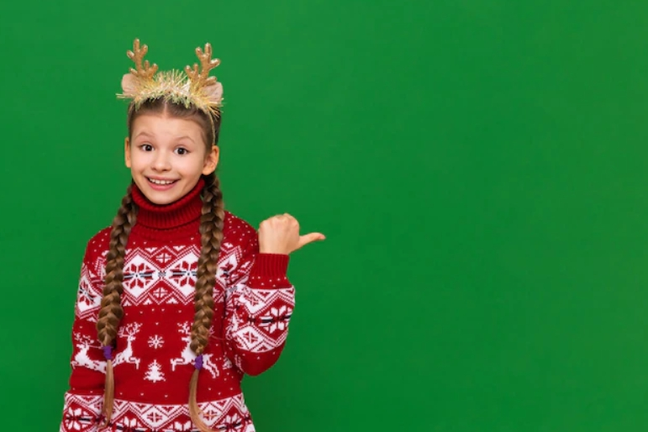
#> input picture DIP实验5/green.png, 648 x 432 px, shrunk from 771 x 514 before the run
$ python extract_and_merge.py
#> lines starting #> are read from the running program, lines starting #| are printed output that depends on the picture; after the words box and inside, x2 and y2 are one past the last pixel; in counts of white or black regions, pixels touching at a corner belong together
# 任务3
# 编程将green图片中的人物抠出，并融合到tree图片中，力求融合结果自然

import cv2
import numpy as np

# 扣人物的函数
def extract_person(green_filename):
    # 提取照片
#> called with green_filename = 'green.png'
    image = cv2.imread(green_filename, cv2.IMREAD_COLOR)
#> image is the input picture: shape (432, 648, 3); mean B, G, R 55.5, 117.9, 46
    # 转化为hsv
    hsv = cv2.cvtColor(image, cv2.COLOR_BGR2HSV)
#> hsv: shape (432, 648, 3); mean H, S, V 77.6, 210.4, 134.6

    # 定义绿色的HSV阈值范围
    # H（Hue）色调：表示颜色的基本色调，范围为 0 到 180，绿色的色调大概在 35 到 85 之间。
    lower_green = np.array([35, 40, 40])
    # 这是定义绿色的最低 HSV 值。35表示色调的最小值，对应于绿色的下限。
    # 40表示饱和度的最小值，表示提取饱和度至少为40的绿色。40表示亮度的最小值，提取亮度至少为40的绿色部分。
    upper_green = np.array([85, 255, 255])
    # 这是定义绿色的最高HSV值。85表示色调的最大值，对应于绿色的上限。
    # 255表示饱和度的最大值，表示可以提取饱和度为255的绿色。255表示亮度的最大值，表示可以提取最亮的绿色。

    # 提取绿色区域
    mask_green = cv2.inRange(hsv, lower_green, upper_green)
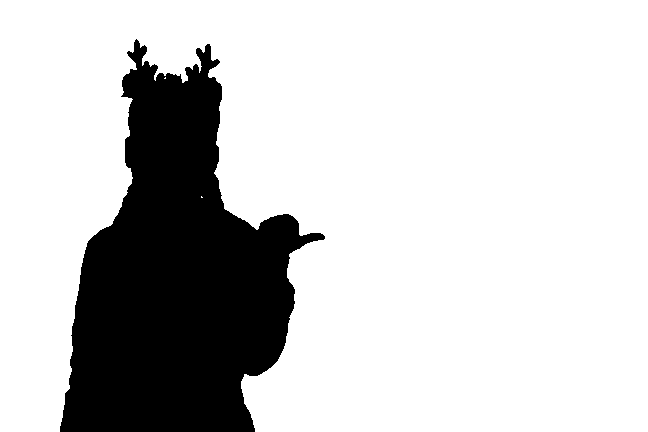
#> mask_green: shape (432, 648); 79.4% white; 1 black region, box (x1, y1, x2, y2) and area: (60, 39, 325, 432) 57578

    # 和原图取反 留下人物
    mask_person = cv2.bitwise_not(mask_green)

    # 按照mask在原图上把人物扣下来
    person = cv2.bitwise_and(image, image, mask=mask_person)
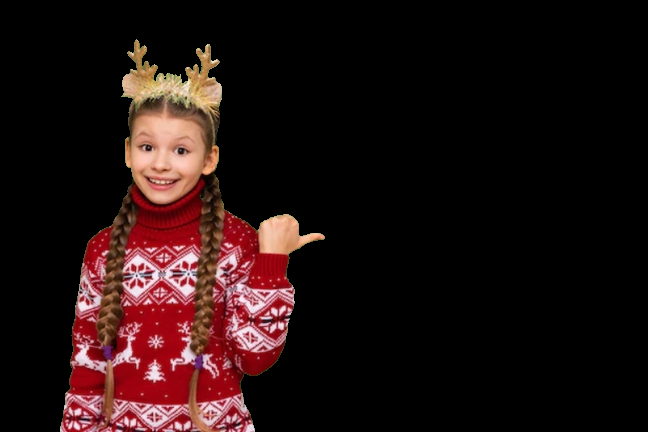
#> person: shape (432, 648, 3); mean B, G, R 15.9, 16.6, 33.3

    return person, mask_green

# 把人加到背景上的函数
def merge_with_tree(background_filename, person, mask_green):
    # 提取
#> called with background_filename = 'tree.jpg'
    background = cv2.imread(background_filename, cv2.IMREAD_COLOR)
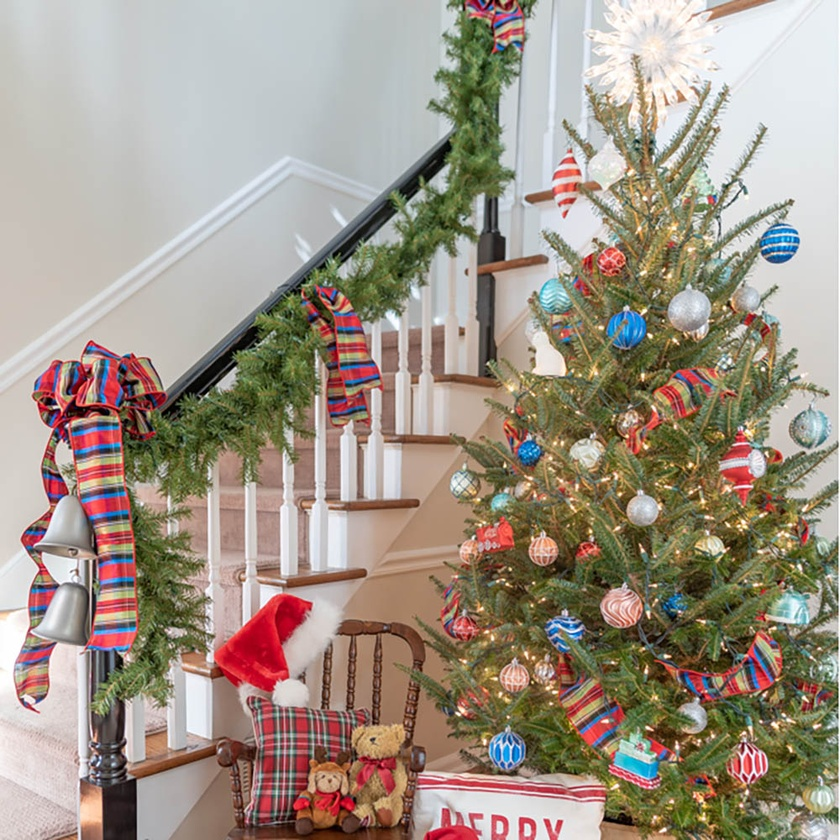
#> input picture DIP实验5/tree.jpg, 840 x 840 px, shrunk from 1000 x 1000 before the run
#> background is the input picture: shape (840, 840, 3); mean B, G, R 134.8, 148.4, 160.2

    # 准备背景图，将背景区域提取出来，用来放置提取出来的人物
    rows1, cols1, _ = person.shape
#> rows1 = 432; cols1 = 648
    rows2, cols2, _ = background.shape
#> rows2 = 840; cols2 = 840
    # 计算要放置人物图像的起始行坐标
    y_start = rows2 - rows1
#> y_start = 408

    # 提取一块person大小的区域出来
    roi = background[y_start:rows2, 100:100 + cols1]
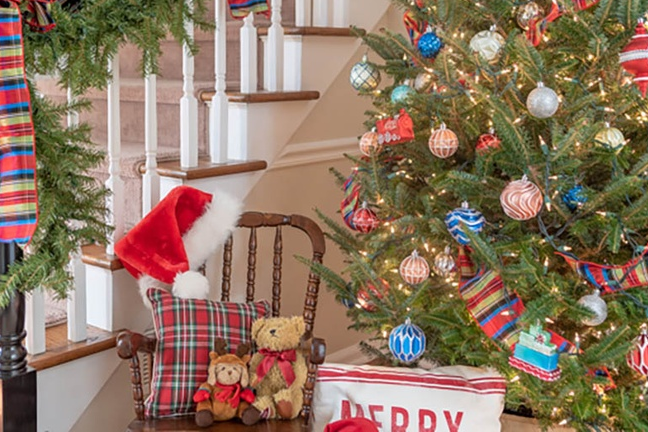
#> roi: shape (432, 648, 3); mean B, G, R 96.4, 116.6, 140.8

    # 把这个区域原图上人物区域扣掉
    roi = cv2.bitwise_and(roi, roi, mask=mask_green)
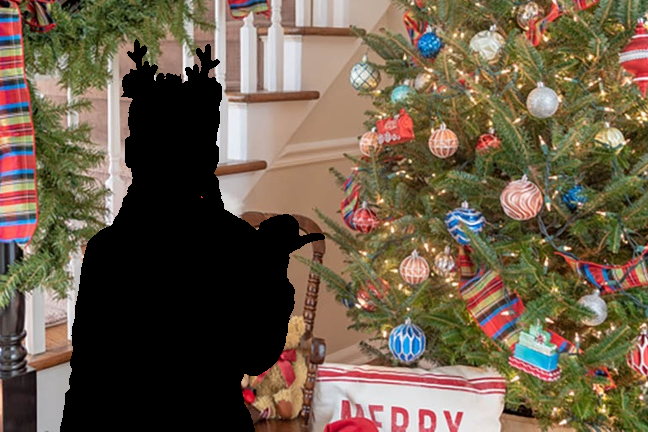
#> roi: shape (432, 648, 3); mean B, G, R 73.4, 92.3, 107.3
    # 然后加上人物的图像
    roi = cv2.add(person, roi)
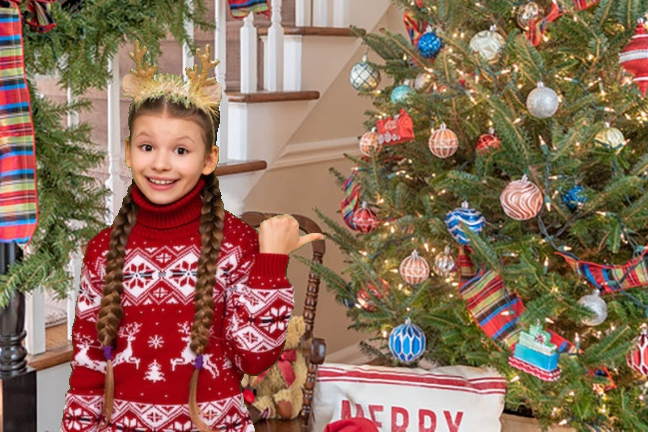
#> roi: shape (432, 648, 3); mean B, G, R 89.2, 108.9, 140.6

    # 把原图这个区域替换为我们加了人物的
    background[y_start:rows2, 100:100 + cols1] = roi
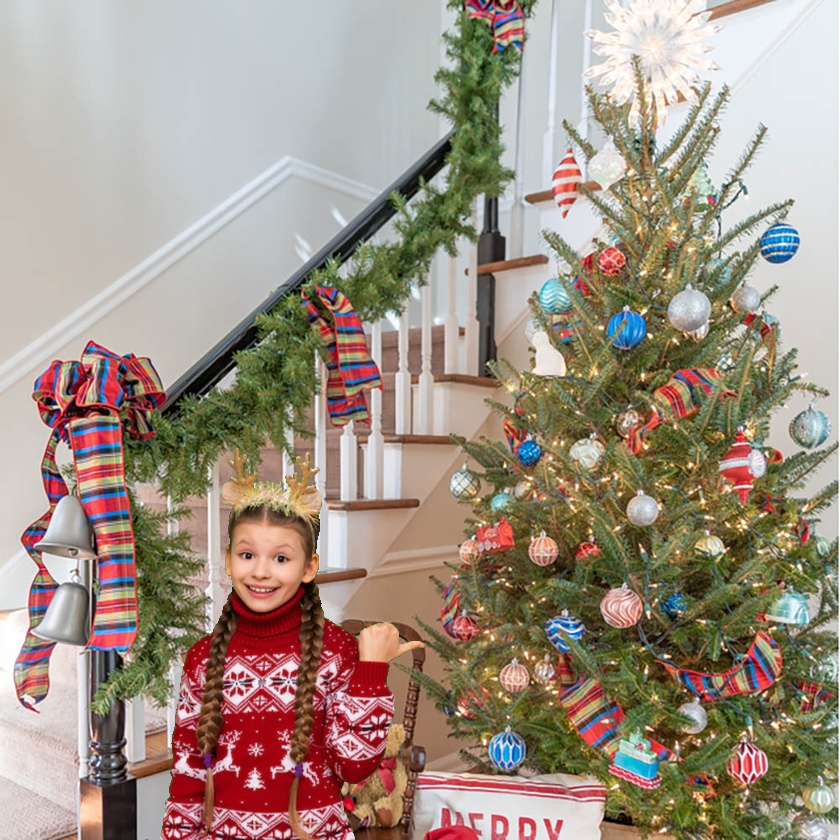
#> background: shape (840, 840, 3); 8.16% of pixels changed, all inside (x1, y1, x2, y2) = (160, 447, 425, 840)
    return background


# 主函数
def main():
    green_image_path = 'green.png'
    tree_image_path = 'tree.jpg'

    # 提取人物
    person, mask_background = extract_person(green_image_path)

    # 将人物融合到树的背景上
    result = merge_with_tree(tree_image_path, person, mask_background)

    # 显示结果
    cv2.imshow("Merged Image", result)
    cv2.waitKey(0)
    cv2.destroyAllWindows()

if __name__ == "__main__":
    main()
